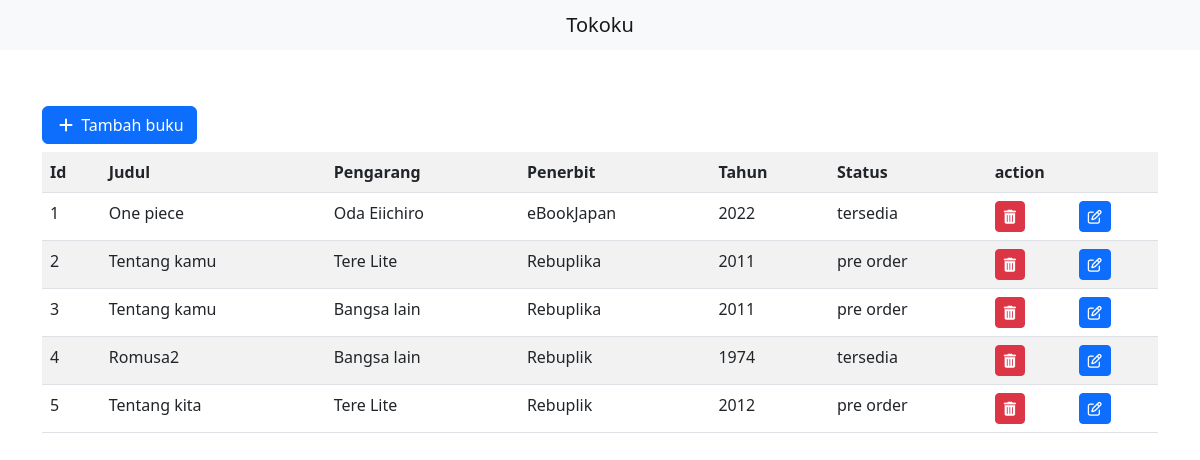
The app's page /CodeIgniter/index.php/buku with its own data.
### tables this page shows
CREATE TABLE `buku` (
  `id` int(11) NOT NULL,
  `judul` varchar(255) NOT NULL,
  `pengarang` varchar(70) NOT NULL,
  `penerbit` varchar(100) NOT NULL,
  `tahun` int(4) DEFAULT NULL,
  `status` enum('tersedia','pre order','tidak tersedia') NOT NULL
);

### CodeIgniter/application/controllers/Buku.php (called while the page is built, shortened)
<?php
class Buku extends CI_Controller {
    public function index()
    {
        $data['buku'] = $this->m_buku->read()->result();
        $this->load->view('Buku',$data);
    }
}

### CodeIgniter/index.php (called while the page is built, shortened)
<?php
require_once BASEPATH.'core/CodeIgniter.php';

### CodeIgniter/application/models/M_buku.php (called while the page is built, shortened)
<?php
class M_buku extends CI_Model {
    public function read(){
        return $this->db->get('buku');
    }
}

### CodeIgniter/application/views/buku.php (the view, shortened to what this page needs)
<!doctype html>
<html lang="en">
<head>
    <link href="https://cdn.jsdelivr.net/npm/bootstrap@5.2.0/dist/css/bootstrap.min.css" rel="stylesheet"
>
</head>
<body>
    <header>
        <nav class="navbar bg-light">
            <div class="container">
                <span class="navbar-brand mb-0 h1 mx-auto">Tokoku</span>
            </div>
        </nav>
    </header>
    <section class="content mt-5">
        <div class="container">
            <button class="btn btn-primary my-2" data-bs-toggle="modal" data-bs-target="#exampleModal"><i
                    class="fa fa-plus mx-1"></i> Tambah buku</button>
            <table class="table table-striped">
                <tr>
                    <th>Id</th>
                    <th>Judul</th>
                    <th>Pengarang</th>
                    <th>Penerbit</th>
                    <th>Tahun</th>
                    <th>Status</th>
                    <th colspan="2">action</th>
                </tr>
                <?php
            $no = 1;
            foreach($buku as $book) :
            ?>
                <tr>
                    <td><?php echo $no++ ?></td>
                    <td><?php echo $book->judul ?></td>
                    <td><?php echo $book->pengarang ?></td>
                    <td><?php echo $book->penerbit ?></td>
                    <td><?php echo $book->tahun ?></td>
                    <td><?php echo $book->status ?></td>
                    <td onclick="javascript: return confirm('Apakah anda yakin ingin menghapus?')">
                        <?php echo anchor('buku/remove/'.$book->id,'<div class="btn btn-danger btn-sm"><i class="fa fa-trash"></i></div>')?>
                    </td>
                    <td><?php echo anchor('buku/edit/'.$book->id,'<div class="btn btn-primary btn-sm"><i class="fa fa-edit"></i></div>') ?>
                    </td>
                </tr>
                <?php endforeach ?>
            </table>
        </div>
    </section>
</body>
</html>

### records on screen
buku: judul "One piece", pengarang "Oda Eiichiro", penerbit "eBookJapan", tahun "2022", status "tersedia"
buku: judul "Tentang kamu", pengarang "Tere Lite", penerbit "Rebuplika", tahun "2011", status "pre order"
buku: judul "Tentang kamu", pengarang "Bangsa lain", penerbit "Rebuplika", tahun "2011", status "pre order"
buku: judul "Romusa2", pengarang "Bangsa lain", penerbit "Rebuplik", tahun "1974", status "tersedia"
buku: judul "Tentang kita", pengarang "Tere Lite", penerbit "Rebuplik", tahun "2012", status "pre order"
